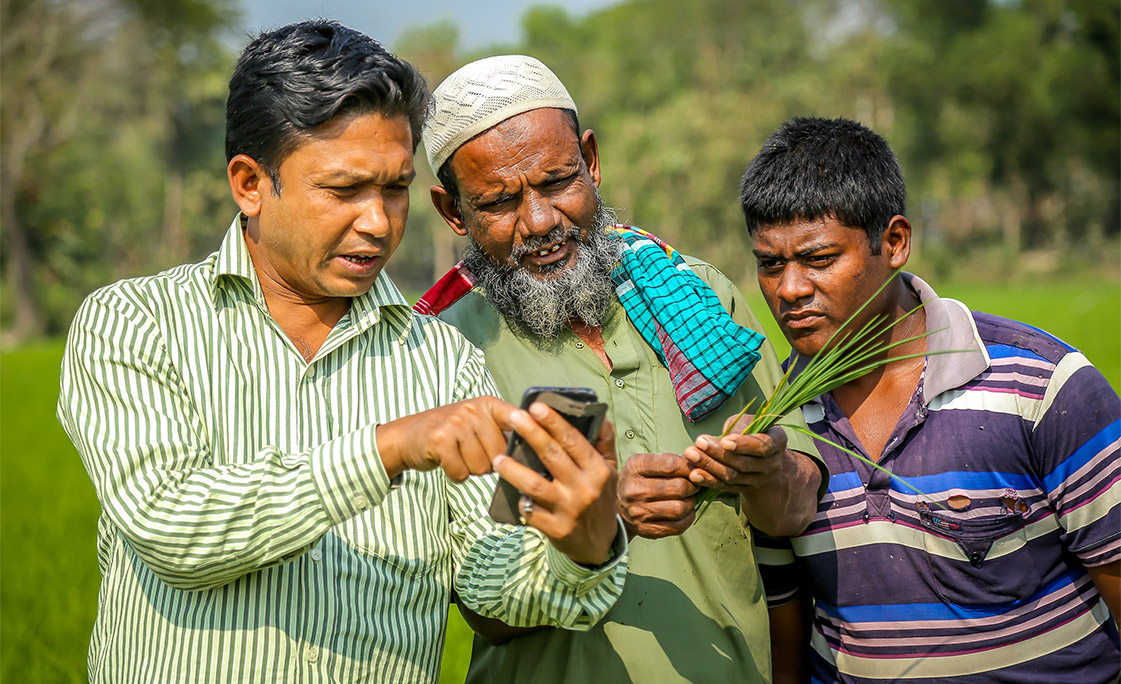
#> input picture 3-people.jpg, 1121 x 684 px, given in place of the camera
$ python realtime_demo.py
#> lines starting #> are read from the running program, lines starting #| are printed output that depends on the picture; after the words box and inside, x2 and y2 are one past the last pixel; in counts of white or black regions, pixels touching at a corner belong together
import cv2
import numpy as np


TEMP_TUNER = 2.25
TEMP_TOLERENCE = 70.6


# [65 lines left out: functions process_frame, whole_frame, not called in this run]


def process_face(frame):

    frame = ~frame
    heatmap = cv2.applyColorMap(frame, cv2.COLORMAP_HOT)

    heatmap_gray = cv2.cvtColor(heatmap, cv2.COLOR_RGB2GRAY)
    ret, binary_thresh = cv2.threshold(heatmap_gray, 200, 255, cv2.THRESH_BINARY)

    kernel = np.ones((5, 5), np.uint8)
    image_erosion = cv2.erode(binary_thresh, kernel, iterations=1)
    image_opening = cv2.dilate(image_erosion, kernel, iterations=1)


    image_with_rectangles = np.copy(heatmap)

    return image_with_rectangles


def convert_to_temperature(pixel_avg):
    """
    Converts pixel value (mean) to temperature depending upon the camera hardware
    """
    f = pixel_avg / TEMP_TUNER
    c = (f - 32) * 5/9

    return c


def only_face():
    cap = cv2.VideoCapture(0)
    face_cascade = cv2.CascadeClassifier('haarcascade_frontalface_default.xml')

    frame_width = int(cap.get(3))
    frame_height = int(cap.get(4))
    out = cv2.VideoWriter('outpy.avi',cv2.VideoWriter_fourcc('M','J','P','G'), 10, (frame_width,frame_height))

    while(cap.isOpened()):
        ret, frame = cap.read()
#> frame is the input picture: shape (684, 1121, 3); mean B, G, R 91.1, 125, 125.4
        frame = cv2.flip(frame, 180)

        if ret == True:
            gray = cv2.cvtColor(frame, cv2.COLOR_BGR2GRAY)
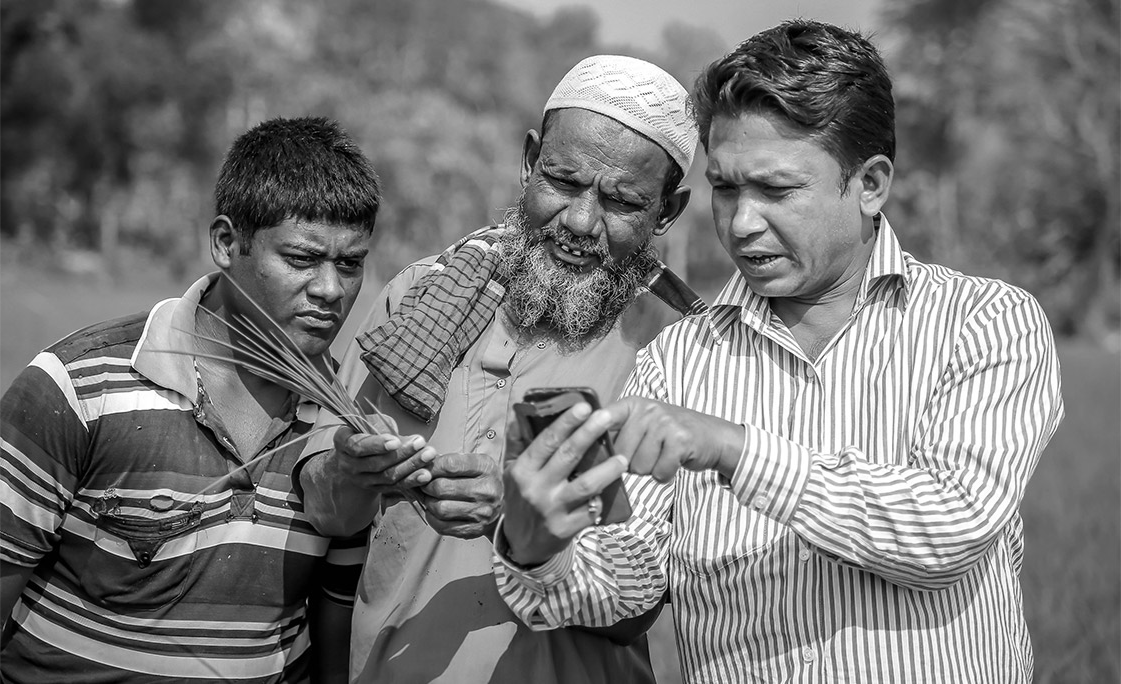
#> gray: shape (684, 1121); min 0, max 255, mean 121.2
            faces = face_cascade.detectMultiScale(gray, 1.3, 5)
#> faces = [[256, 210, 139, 139], [666, 118, 186, 186]]

            output = process_face(frame)
#> in process_face, `ret, binary_thresh = cv2.threshold(heatmap_gray, 200, 255, cv2.THRESH_..`:
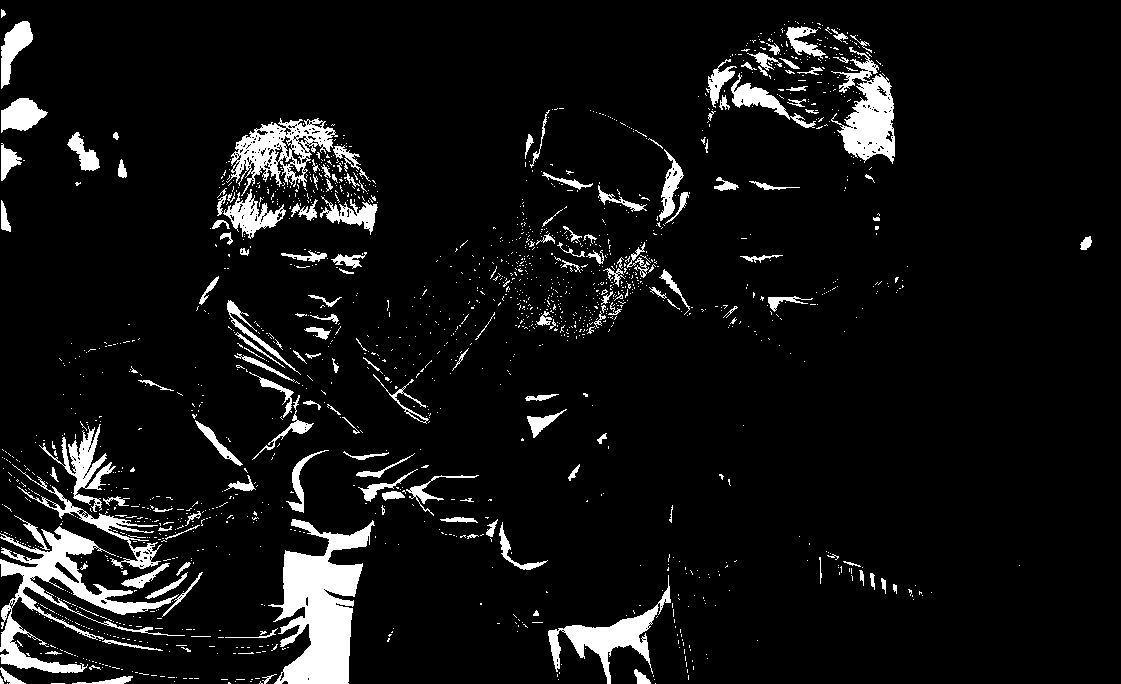
#> binary_thresh: shape (684, 1121); 7.3% white; 1681 white regions (1518 under 20 px), largest, box (x1, y1, x2, y2) and area: (268, 519, 375, 684) 8905, (0, 526, 185, 673) 6380, (831, 47, 895, 164) 3600
#> in process_face, `image_erosion = cv2.erode(binary_thresh, kernel, iterations=1)`: image_erosion: shape (684, 1121); 2.3% white; 138 white regions (81 under 20 px), largest, box (x1, y1, x2, y2) and area: (284, 553, 360, 684) 6293, (843, 79, 893, 155) 1590, (567, 611, 655, 670) 1581
#> in process_face, `image_opening = cv2.dilate(image_erosion, kernel, iterations=1)`: image_opening: shape (684, 1121); 4.2% white; 96 white regions (2 under 20 px), largest, box (x1, y1, x2, y2) and area: (282, 527, 371, 684) 8311, (1, 528, 123, 609) 3074, (841, 77, 895, 157) 2657

            for (x,y,w,h) in faces:

                roi = output[y:y+h, x:x+w]
                roi_gray = cv2.cvtColor(roi, cv2.COLOR_BGR2GRAY)

                 # Mask is boolean type of matrix.
                mask = np.zeros_like(roi_gray)

                # Mean of only those pixels which are in blocks and not the whole rectangle selected
                mean = convert_to_temperature(np.mean(roi_gray))

                # Colors for rectangles and textmin_area
                temperature = round(mean, 2)
                color = (0, 255, 0) if temperature < TEMP_TOLERENCE else (
                    255, 255, 255)


                # Draw rectangles for visualisation
                output = cv2.rectangle(output, (x, y), (x+w, y+h), (0, 255, 0), 2)
                cv2.putText(output, "{} C".format(temperature), (x, y-5),
                            cv2.FONT_HERSHEY_SIMPLEX, 0.7, color, 2, cv2.LINE_AA)
#> this loop made 2 passes
#> (x, y, w, h, f in convert_to_temperature, c in convert_to_temperature, mean, temperature) on passes 1 to 2: (256, 210, 139, 139, 64.98, 18.32, 18.32, 18.32), (666, 118, 186, 186, 54.24, 12.35, 12.35, 12.35)
#> pass 1, in only_face, `roi_gray = cv2.cvtColor(roi, cv2.COLOR_BGR2GRAY)`:
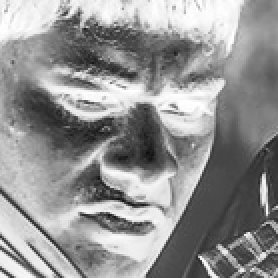
#> roi_gray: shape (139, 139) (shown 2 times larger); min 13, max 255, mean 146.2
#> pass 1, in only_face, `output = cv2.rectangle(output, (x, y), (x+w, y+h), (0, 255, 0), 2)`:
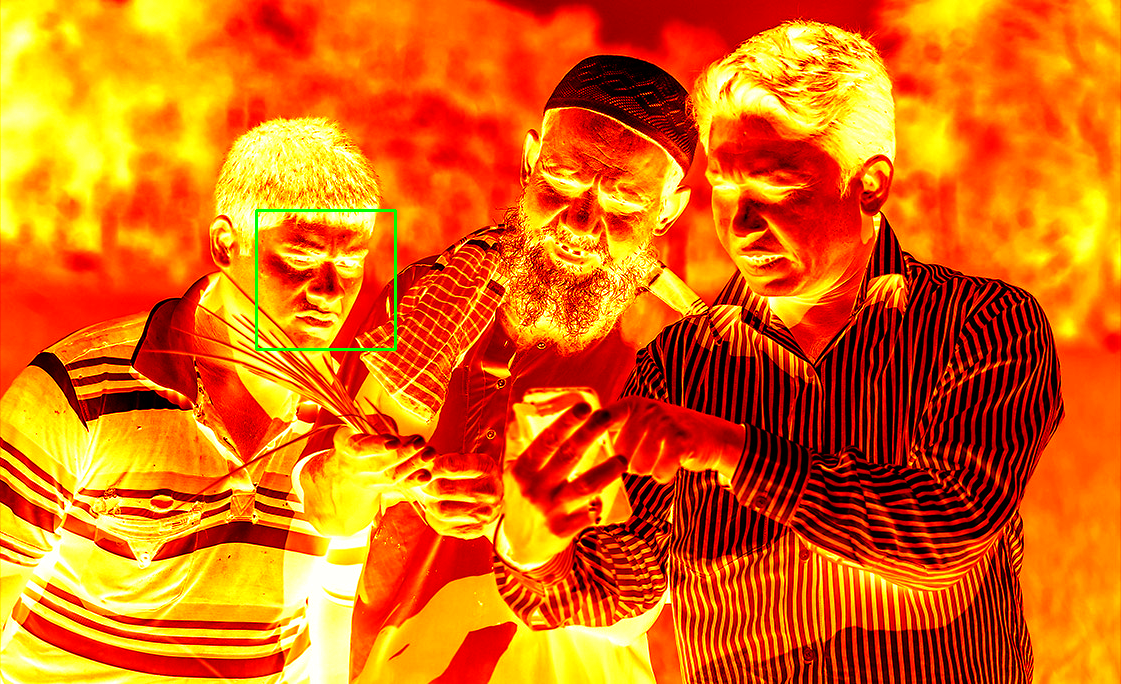
#> output: shape (684, 1121, 3); mean B, G, R 12.9, 104.8, 222.8
#> after the loop:
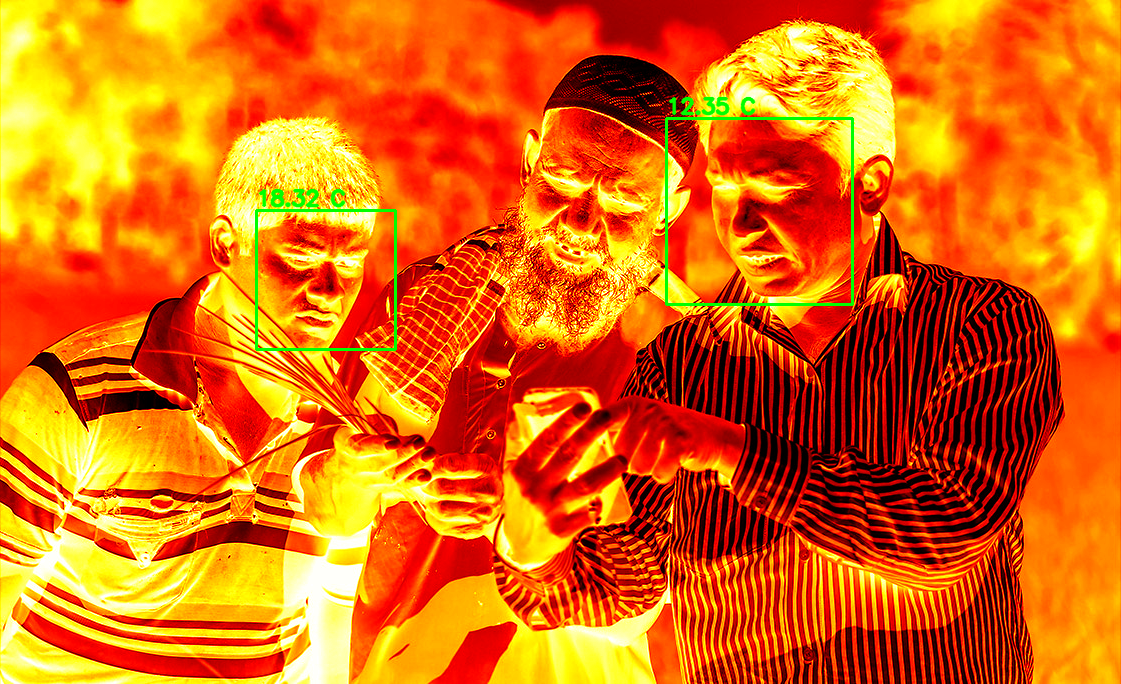
#> output: shape (684, 1121, 3); 0.54% of pixels changed, all inside (x1, y1, x2, y2) = (258, 96, 854, 306)
#> after the loop:
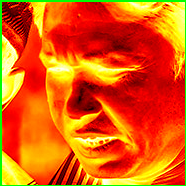
#> roi: shape (186, 186, 3); mean B, G, R 8.4, 90.4, 227
#> after the loop:
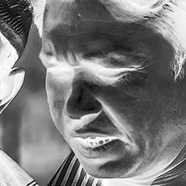
#> roi_gray: shape (186, 186); min 1, max 255, mean 122


            cv2.imshow('Thermal', output)
            # out.write(output)

            if cv2.waitKey(1) & 0xFF == ord('q'):
#> (key q is pressed here)
                break

        else:
            break

    cap.release()
    # out.release()
    cv2.destroyAllWindows()


if __name__ == "__main__":
    # whole_frame()
    only_face()
